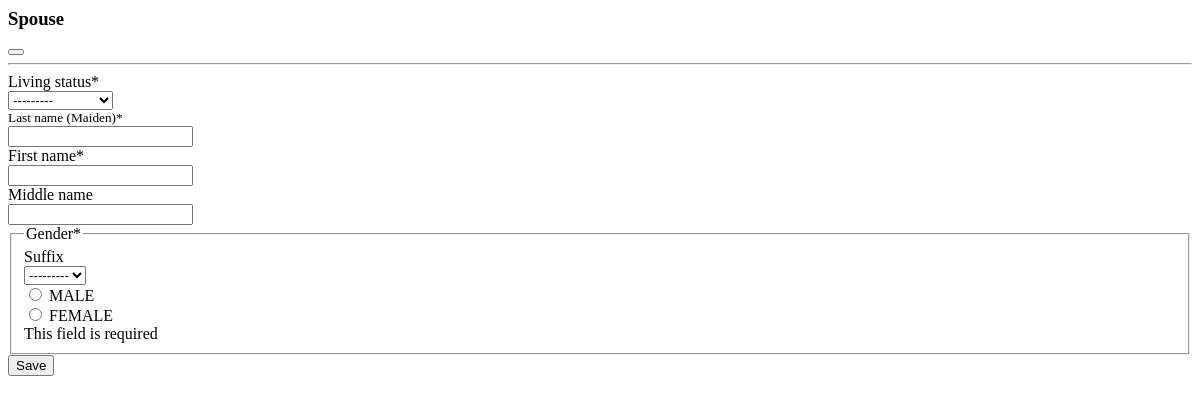
The app's page /spouse/ (signed in), older data.
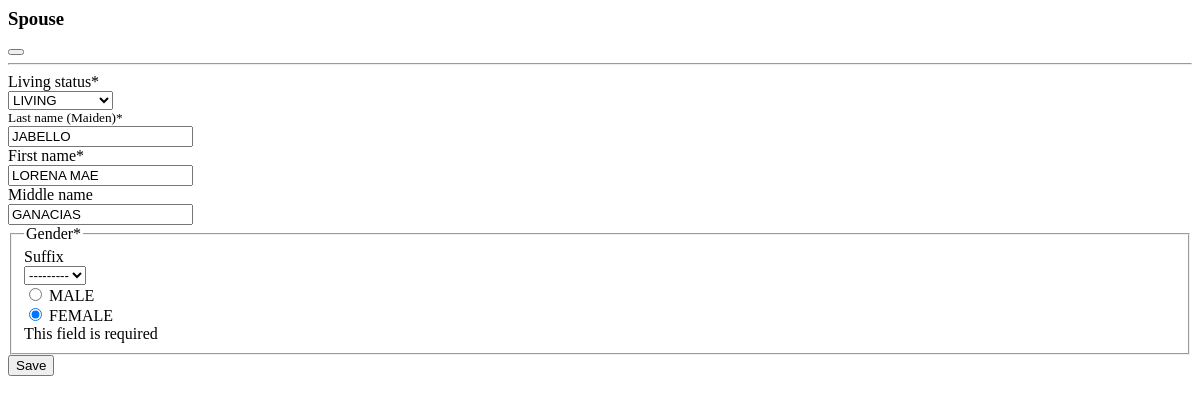
The same page, newer data.
### rma/models.py (models this page shows, shortened)
class Spouse(models.Model):
    user = models.OneToOneField(User, on_delete=models.CASCADE)
    living_status = Uppercase('Living Status',max_length=9, choices=LIVING_STATUS)
    last_name = Uppercase('Last name (Maiden)',max_length=200)
    first_name = Uppercase('First name',max_length=200)
    middle_name = Uppercase('Middle name',max_length=200, blank=True)
    suffix = Uppercase('Suffix',max_length=3, null=False, blank=True, choices=SUFFIX)
    gender =  models.CharField('Gender',max_length=6, choices=GENDER)
    class Meta:
        verbose_name_plural = "Spouse"

### rma/views.py (the view)
# urls.py: path('spouse/', views.spouse, name='spouse'),
@login_required()
def spouse(request):
    try:
        obj = request.user.spouse
    except ObjectDoesNotExist:
        obj = Spouse(user=request.user)
    if request.method == 'POST':
        form = SpouseForm(request.POST, instance=obj)
        if form.is_valid():
            form.save()
            return HttpResponse(status=204, headers={'HX-Trigger': 'spouse'})
    else:
        form = SpouseForm(instance=obj)
    return render(request, 'modals/spouse_modal.html',{'form':form})

### rma/forms.py
class SpouseForm(forms.ModelForm):
    user = forms.CharField(widget=forms.TextInput(attrs={'type':'hidden'}))
    gender = forms.CharField(required=True, widget=forms.RadioSelect(choices=GENDER),)
    class Meta:
        model = Spouse
        fields = '__all__'

### templates/modals/spouse_modal.html (shortened to what this page needs)
{% load widget_tweaks %}
{% with WIDGET_ERROR_CLASS='is-invalid' %}
    <form hx-post="{{ request.path }}" hx-headers='{"X-CSRFToken":"{{ csrf_token }}"}' class="modal-content" novalidate>
        <div class="modal-header pb-2 border-bottom-0">
            <h3 class="fw-bold mt-0">Spouse</h3>
            <button type="button" class="btn-close" data-bs-dismiss="modal" aria-label="Close"></button>
        </div>
        <hr class="my-1">
        <div class="modal-body">
            <div class="row mb-3">
                <label for="{{ form.living_status.id_for_label }}" class="col-sm-2 col-form-label">Living status*</label>
                <div class="col-sm-10">
                    {% render_field form.living_status type="text" class="form-select text-uppercase" %}
                </div>
            </div>
            <div class="row mb-3 align-items-center">
                <label for="{{ form.last_name.id_for_label }}" class="col-sm-2 col-form-label"><small>Last name (Maiden)*</small></label>
                <div class="col-sm-10">
                    {% render_field form.last_name type="text" class="form-control text-uppercase" placeholder="" %}
                </div>
            </div>
            <div class="row mb-3">
                <label for="{{ form.first_name.id_for_label }}" class="col-sm-2 col-form-label">First name*</label>
                <div class="col-sm-10">
                    {% render_field form.first_name type="text" class="form-control text-uppercase" %}
                </div>
            </div>
            <div class="row mb-3">
                <label for="{{ form.middle_name.id_for_label }}" class="col-sm-2 col-form-label">Middle name</label>
                <div class="col-sm-10">
                    {% render_field form.middle_name type="text" class="form-control text-uppercase" %}
                </div>
            </div>
            <fieldset class="row mb-3">
                <label for="{{ form.suffix.id_for_label }}" class="col-sm-2 col-form-label">Suffix</label>
                <div class="col-sm-4">
                    {% render_field form.suffix type="text" class="form-select" %}
                </div>
                <legend class="col-form-label col-sm-2 pt-0">Gender*</legend>
                <div class="col-sm-4">
                    <div class="form-check">
                        {% render_field form.gender %}
                        <div class="invalid-feedback">This field is required</div>
                    </div>
                </div>
            </fieldset>
        </div>
        <div class="modal-footer">
            <button class="w-100 mb-2 btn btn-md btn-primary fw-bold" type="submit">Save</button>
        </div>
    </form>
{% endwith %}

Row changes from the older to the newer data that the page shows:
added Spouse: living_status "LIVING", last_name "JABELLO", first_name "LORENA MAE", middle_name "GANACIAS", suffix "---------", gender "☐ MALE ☑ FEMALE"
Text that changed along with them:
form field living_status: "---------" → (not shown)
form field suffix: "---------" → (not shown)
form field gender: "☐ MALE ☐ FEMALE" → (not shown)
